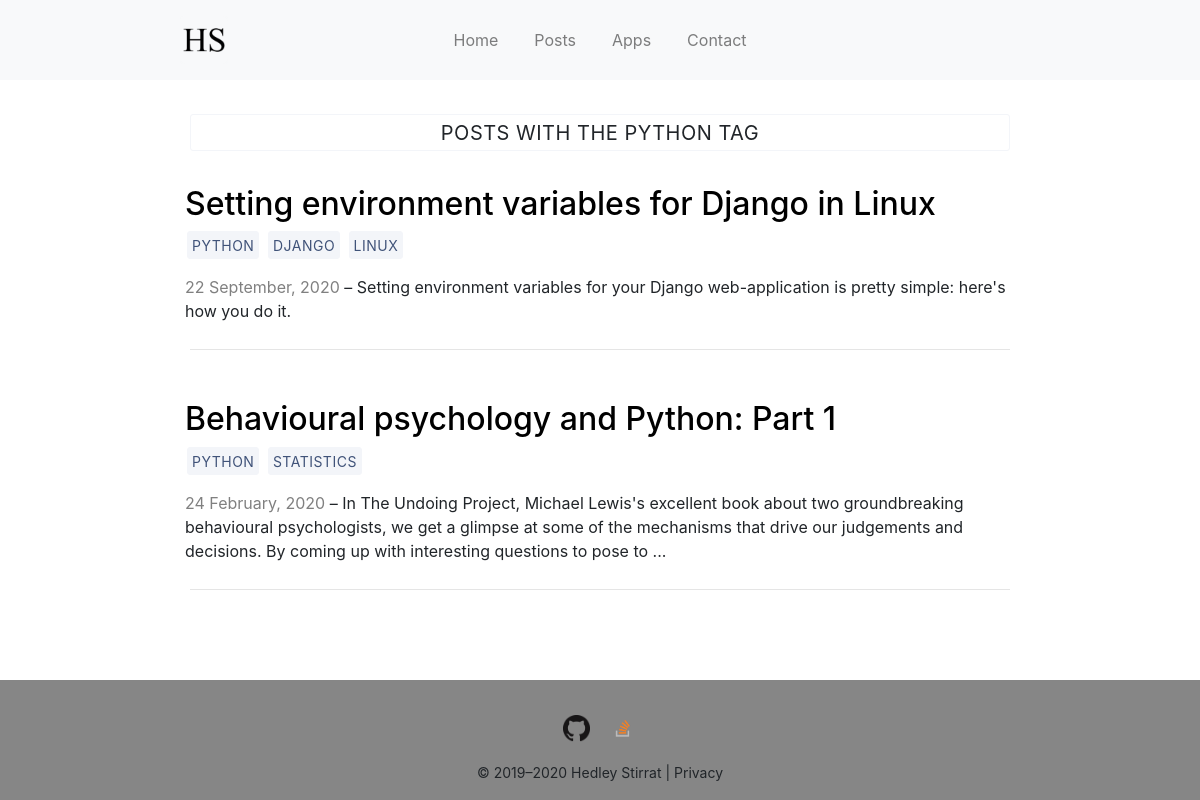
The page /tags/Python/ on the database as committed earlier.
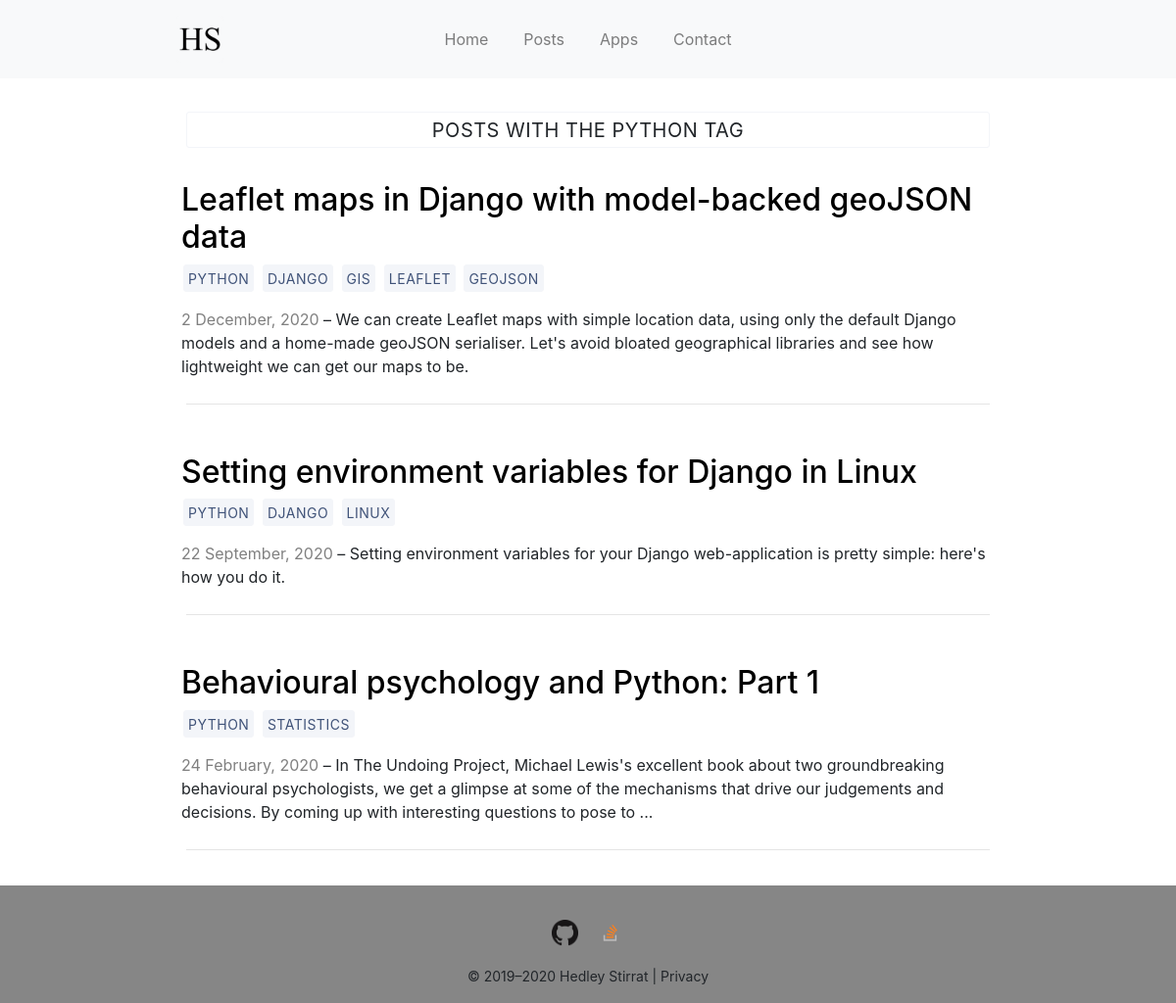
The same page on the database as committed later.
### blog/models.py (models this page shows, shortened)
class BlogPost(models.Model):
    title = models.CharField(max_length=100)
    is_published = models.BooleanField(default=True)
    published_date = models.DateField()
    modified_date = models.DateField(null=True, blank=True)
    slug = models.SlugField(unique=True)
    tags = models.ManyToManyField('Tag', related_name='blog_posts')
    snippet = models.CharField('snippet', max_length=250)
    content = models.TextField()
    def get_absolute_url(self):
        return reverse('detail', kwargs = {'slug': self.slug})

class Tag(models.Model):
    name = models.CharField(max_length=20)

### blog/views.py (the view)
def tag(request, tag):
    blog_posts = BlogPost.objects.filter(
        tags__name = tag
    ).order_by(
        '-published_date'
    )
    tags = Tag.objects.all()
    context = {
        "tag": tag,
        "blog_posts": blog_posts,
    }
    return render(request, "tag.html", context)

### blog/templates/tag.html (shortened to what this page needs)
{% extends "base.html" %}
{% load static %}
{% block content %}
    <a class="btn tag-title">Posts with the {{ tag | title }} tag</a>
    <br />
    {% for post in blog_posts %}
        <br />
        <div class="row">
            <div class="column snippet-text">
                <h2>
                    <a id='post-href' href="{{post.get_absolute_url}}"> {{ post.title|safe }} </a>
                </h2>
                <p>
                    {% for tag in post.tags.all %}
                        <a class="btn" href="{% url 'tag' tag.name %}">
                            {{ tag.name }}
                        </a>
                    {% endfor %}
                </p>
                <p style="color:gray; display:inline;">
                    {{ post.published_date|date:"j F, Y" }}
                </p>
                <p style="display:inline;">
                    &ndash; {{ post.snippet|safe }}
                </p>
            </div>
        </div>
        <hr>
    {% endfor %}
{% endblock %}

Rows that differ between the two databases and show on the page:
added BlogPost: title "Leaflet maps in Django with model-backed geoJSON data", published_date "2 December, 2020", snippet "We can create Leaflet maps with simple location data, using only the default Django models and a home-made geoJSON serialiser. Let's avoid bloated geographical libraries and see how lightweight we can get our maps to be.", Tag (name "PYTHON"), Tag (name "DJANGO")
now on this page (row unchanged): Tag: name "GIS", shown under "Leaflet maps in Django with model-backed geoJSON data"
now on this page (row unchanged): Tag: name "LEAFLET", shown under "Leaflet maps in Django with model-backed geoJSON data"
added Tag: name "GEOJSON", shown under "Leaflet maps in Django with model-backed geoJSON data"
